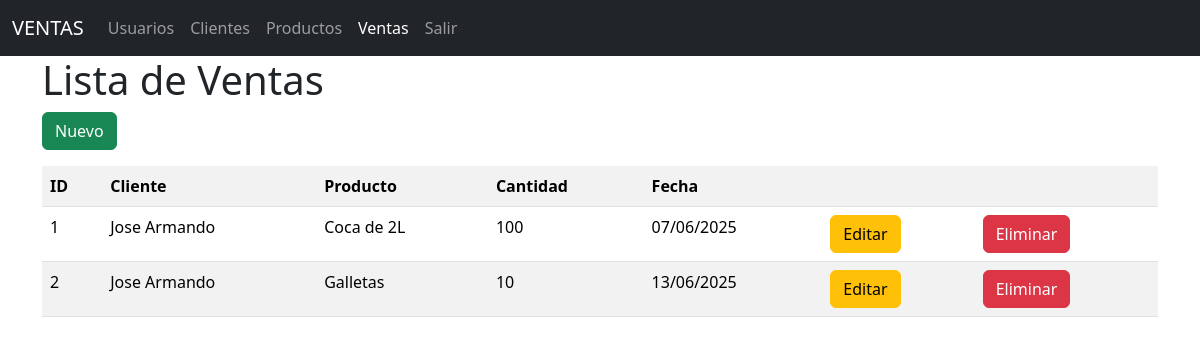
The page /ventas/ on the database as committed earlier.
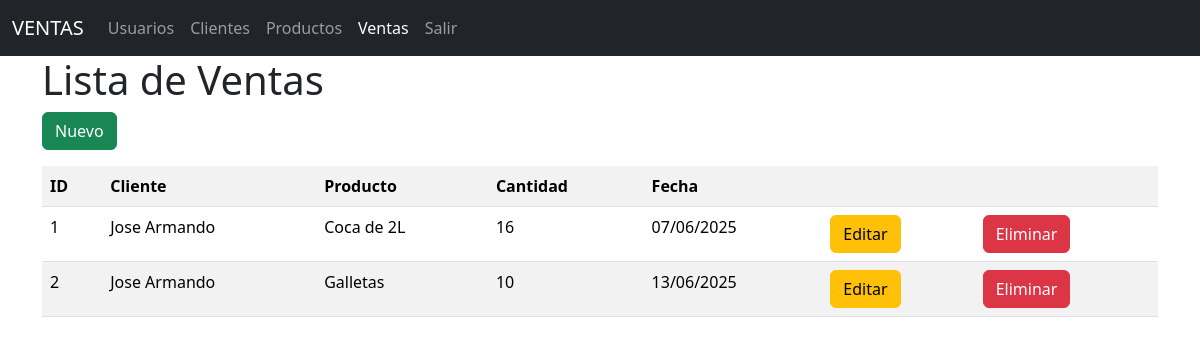
The same page on the database as committed later.
### models/venta_model.py (models this page shows, shortened)
class Venta(db.Model):
    __tablename__ = "ventas"
    id = db.Column(db.Integer, primary_key=True)
    cliente_id = db.Column(db.Integer, db.ForeignKey('clientes.id'),nullable=False)
    producto_id = db.Column(db.Integer, db.ForeignKey('productos.id'),nullable=False)
    cantidad = db.Column(db.Integer, nullable=False)
    fecha = db.Column(db.DateTime, nullable=False)
    cliente = db.relationship('Cliente',back_populates='ventas')
    producto = db.relationship('Producto',back_populates='ventas')
    @staticmethod
    def get_all():
        return Venta.query.all()

### models/cliente_model.py (models this page shows, shortened)
class Cliente(db.Model):
    __tablename__ = "clientes"
    id = db.Column(db.Integer, primary_key=True)
    nombre = db.Column(db.String(80), nullable=False)
    email = db.Column(db.String(100), nullable=False)
    telefono = db.Column(db.String(20), nullable=False)
    ventas = db.relationship('Venta',back_populates='cliente')

### models/producto_model.py (models this page shows, shortened)
class Producto(db.Model):
    __tablename__ = "productos"
    id = db.Column(db.Integer, primary_key=True)
    descripcion = db.Column(db.String(120), nullable=False)
    precio = db.Column(db.Float(11,2), nullable=False)
    stock = db.Column(db.Integer, nullable=False)
    ventas = db.relationship('Venta',back_populates='producto')

### controllers/venta_controller.py (the view)
@venta_bp.route("/")
def index():
    ventas = Venta.get_all()
    return venta_view.list(ventas)

### run.py (called while the page is built)
@app.context_processor
def inject_active_path():
    def is_active(path):
        return 'active' if request.path == path else ''
    return(dict(is_active = is_active))

### views/venta_view.py (called while the page is built)
def list(ventas):
    return render_template('ventas/index.html', ventas = ventas)

### templates/ventas/index.html (shortened to what this page needs)
{% extends 'base.html' %}
{% block content %}
<h1>Lista de Ventas</h1>
<a href="{{url_for('venta.create')}}" class="btn btn-success mb-3">Nuevo</a>
<table class="table table-striped">
    <tr>
        <th>ID</th>
        <th>Cliente</th>
        <th>Producto</th>
        <th>Cantidad</th>
        <th>Fecha</th>
        <th></th>
        <th></th>
    </tr>
    {% for item in ventas %}
    <tr>
        <td>{{item.id}}</td>
        <td>{{item.cliente.nombre}}</td>
        <td>{{item.producto.descripcion}}</td>
        <td>{{item.cantidad}}</td>
        <td>{{item.fecha.strftime('%d/%m/%Y')}}</td>
        <td>
            <a href="{{url_for('venta.edit',id=item.id)}}" class="btn btn-warning">Editar</a>
        </td>
        <td>
            <a href="{{url_for('venta.delete',id=item.id)}}" class="btn btn-danger">Eliminar</a>
        </td>
    </tr>
    {% endfor %}
</table>
{% endblock %}

### templates/base.html (shortened to what this page needs)
<!doctype html>
<html lang="es">
  <head>
    <link href="https://cdn.jsdelivr.net/npm/bootstrap@5.3.6/dist/css/bootstrap.min.css" rel="stylesheet">
  </head>
  <body>
    <nav class="navbar navbar-expand-lg navbar-dark bg-dark">
  <div class="container-fluid">
    <a class="navbar-brand" href="#">VENTAS</a>
    <div class="collapse navbar-collapse" id="navbarNav">
      <ul class="navbar-nav">
        <li class="nav-item">
          <a class="nav-link {{ is_active('/usuarios/')}}" aria-current="page" href="/usuarios/">Usuarios</a>
        </li>
        <li class="nav-item">
          <a class="nav-link {{ is_active('/clientes/')}}" href="/clientes/">Clientes</a>
        </li>
        <li class="nav-item">
          <a class="nav-link {{ is_active('/productos/')}}" href="/productos/">Productos</a>
        </li>
           <li class="nav-item">
          <a class="nav-link {{ is_active('/ventas/')}}" href="/ventas">Ventas</a>
        </li>
           <li class="nav-item">
          <a class="nav-link" href="#">Salir</a>
        </li>
      </ul>
    </div>
  </div>
</nav>
    <div class="container">
        {% block content %}
        {% endblock %}
    </div>
  </body>
</html>

Rows that differ between the two databases and show on the page:
changed Venta "Coca de 2L": cantidad "100" → "16"
